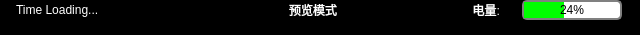
<?xml version="1.0" encoding="UTF-8"?>
<ui version="4.0">
 <class>TopBarWindow</class>
 <widget class="QMainWindow" name="TopBarWindow">
  <property name="geometry">
   <rect>
    <x>0</x>
    <y>0</y>
    <width>640</width>
    <height>35</height>
   </rect>
  </property>
  <property name="minimumSize">
   <size>
    <width>0</width>
    <height>35</height>
   </size>
  </property>
  <property name="maximumSize">
   <size>
    <width>16777215</width>
    <height>35</height>
   </size>
  </property>
  <property name="windowTitle">
   <string>MainWindow</string>
  </property>
  <property name="styleSheet">
   <string notr="true">background-color:black;color:white;</string>
  </property>
  <widget class="QWidget" name="centralwidget">
   <widget class="QWidget" name="horizontalWidget" native="true">
    <property name="geometry">
     <rect>
      <x>0</x>
      <y>0</y>
      <width>640</width>
      <height>35</height>
     </rect>
    </property>
    <layout class="QHBoxLayout" name="horizontalLayout">
     <property name="bottomMargin">
      <number>20</number>
     </property>
     <item>
      <widget class="QLabel" name="datetime">
       <property name="minimumSize">
        <size>
         <width>150</width>
         <height>20</height>
        </size>
       </property>
       <property name="maximumSize">
        <size>
         <width>150</width>
         <height>20</height>
        </size>
       </property>
       <property name="text">
        <string>Time Loading...</string>
       </property>
      </widget>
     </item>
     <item>
      <widget class="QLabel" name="tips">
       <property name="minimumSize">
        <size>
         <width>250</width>
         <height>20</height>
        </size>
       </property>
       <property name="maximumSize">
        <size>
         <width>250</width>
         <height>20</height>
        </size>
       </property>
       <property name="text">
        <string>预览模式</string>
       </property>
       <property name="alignment">
        <set>Qt::AlignCenter</set>
       </property>
      </widget>
     </item>
     <item>
      <widget class="QLabel" name="battery">
       <property name="minimumSize">
        <size>
         <width>40</width>
         <height>20</height>
        </size>
       </property>
       <property name="maximumSize">
        <size>
         <width>40</width>
         <height>20</height>
        </size>
       </property>
       <property name="text">
        <string>电量:</string>
       </property>
       <property name="alignment">
        <set>Qt::AlignRight|Qt::AlignTrailing|Qt::AlignVCenter</set>
       </property>
      </widget>
     </item>
     <item>
      <widget class="QProgressBar" name="progressBar">
       <property name="minimumSize">
        <size>
         <width>100</width>
         <height>20</height>
        </size>
       </property>
       <property name="maximumSize">
        <size>
         <width>100</width>
         <height>20</height>
        </size>
       </property>
       <property name="styleSheet">
        <string notr="true">QProgressBar {
   border: 2px solid grey;
   border-radius: 5px;
   background-color: #FFFFFF;
   color:black;
}
QProgressBar::chunk {
   background-color: rgb(0, 255, 0);
   width: 20px;
}
QProgressBar {
   border: 2px solid grey;
   border-radius: 5px;
   text-align: center;
}</string>
       </property>
       <property name="value">
        <number>24</number>
       </property>
      </widget>
     </item>
    </layout>
   </widget>
  </widget>
 </widget>
 <resources/>
 <connections/>
</ui>
